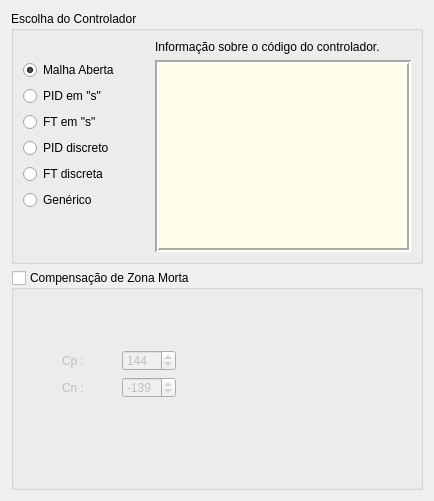
          <widget class="QWidget" name="tab_general_config">
           <property name="sizePolicy">
            <sizepolicy hsizetype="Preferred" vsizetype="Preferred">
             <horstretch>0</horstretch>
             <verstretch>0</verstretch>
            </sizepolicy>
           </property>
           <attribute name="title">
            <string>Configurações Gerais</string>
           </attribute>
           <layout class="QVBoxLayout" name="verticalLayout_16" stretch="3,2">
            <item>
             <widget class="QGroupBox" name="groupBox_controller_choice">
              <property name="title">
               <string>Escolha do Controlador</string>
              </property>
              <layout class="QHBoxLayout" name="horizontalLayout_8">
               <item>
                <layout class="QVBoxLayout" name="verticalLayout_12">
                 <property name="bottomMargin">
                  <number>0</number>
                 </property>
                 <item>
                  <spacer name="verticalSpacer_3">
                   <property name="orientation">
                    <enum>Qt::Orientation::Vertical</enum>
                   </property>
                   <property name="sizeType">
                    <enum>QSizePolicy::Policy::Fixed</enum>
                   </property>
                   <property name="sizeHint" stdset="0">
                    <size>
                     <width>20</width>
                     <height>20</height>
                    </size>
                   </property>
                  </spacer>
                 </item>
                 <item>
                  <widget class="QRadioButton" name="radioButton_open_loop">
                   <property name="text">
                    <string>Malha Aberta</string>
                   </property>
                   <property name="checked">
                    <bool>true</bool>
                   </property>
                  </widget>
                 </item>
                 <item>
                  <widget class="QRadioButton" name="radioButton_PID_s">
                   <property name="enabled">
                    <bool>true</bool>
                   </property>
                   <property name="sizePolicy">
                    <sizepolicy hsizetype="Preferred" vsizetype="Fixed">
                     <horstretch>0</horstretch>
                     <verstretch>0</verstretch>
                    </sizepolicy>
                   </property>
                   <property name="text">
                    <string>PID em &quot;s&quot;</string>
                   </property>
                   <property name="checked">
                    <bool>false</bool>
                   </property>
                  </widget>
                 </item>
                 <item>
                  <widget class="QRadioButton" name="radioButton_FT_s">
                   <property name="text">
                    <string>FT em &quot;s&quot;</string>
                   </property>
                  </widget>
                 </item>
                 <item>
                  <widget class="QRadioButton" name="radioButton_PID_discrete">
                   <property name="text">
                    <string>PID discreto</string>
                   </property>
                   <property name="checked">
                    <bool>false</bool>
                   </property>
                  </widget>
                 </item>
                 <item>
                  <widget class="QRadioButton" name="radioButton_FT_discrete">
                   <property name="text">
                    <string>FT discreta</string>
                   </property>
                  </widget>
                 </item>
                 <item>
                  <widget class="QRadioButton" name="radioButton_generic">
                   <property name="text">
                    <string>Genérico</string>
                   </property>
                  </widget>
                 </item>
                 <item>
                  <spacer name="verticalSpacer_2">
                   <property name="orientation">
                    <enum>Qt::Orientation::Vertical</enum>
                   </property>
                   <property name="sizeHint" stdset="0">
                    <size>
                     <width>20</width>
                     <height>20</height>
                    </size>
                   </property>
                  </spacer>
                 </item>
                </layout>
               </item>
               <item>
                <spacer name="horizontalSpacer_3">
                 <property name="orientation">
                  <enum>Qt::Orientation::Horizontal</enum>
                 </property>
                 <property name="sizeType">
                  <enum>QSizePolicy::Policy::Preferred</enum>
                 </property>
                 <property name="sizeHint" stdset="0">
                  <size>
                   <width>30</width>
                   <height>20</height>
                  </size>
                 </property>
                </spacer>
               </item>
               <item>
                <layout class="QVBoxLayout" name="verticalLayout_17">
                 <property name="sizeConstraint">
                  <enum>QLayout::SizeConstraint::SetDefaultConstraint</enum>
                 </property>
                 <item>
                  <widget class="QLabel" name="label_8">
                   <property name="text">
                    <string>Informação sobre o código do controlador.</string>
                   </property>
                  </widget>
                 </item>
                 <item>
                  <widget class="QTextEdit" name="textEdit_control_info">
                   <property name="toolTip">
                    <string>Informação sobre o tipo de controlador selecionado ao lado.</string>
                   </property>
                   <property name="styleSheet">
                    <string notr="true">background-color: rgb(255, 254, 237);</string>
                   </property>
                   <property name="frameShape">
                    <enum>QFrame::Shape::Box</enum>
                   </property>
                   <property name="frameShadow">
                    <enum>QFrame::Shadow::Sunken</enum>
                   </property>
                   <property name="lineWidth">
                    <number>2</number>
                   </property>
                   <property name="readOnly">
                    <bool>true</bool>
                   </property>
                   <property name="textInteractionFlags">
                    <set>Qt::TextInteractionFlag::LinksAccessibleByMouse|Qt::TextInteractionFlag::TextSelectableByMouse</set>
                   </property>
                  </widget>
                 </item>
                </layout>
               </item>
              </layout>
             </widget>
            </item>
            <item>
             <widget class="QGroupBox" name="groupBox_deadzone_comp">
              <property name="sizePolicy">
               <sizepolicy hsizetype="Preferred" vsizetype="Preferred">
                <horstretch>0</horstretch>
                <verstretch>0</verstretch>
               </sizepolicy>
              </property>
              <property name="minimumSize">
               <size>
                <width>0</width>
                <height>220</height>
               </size>
              </property>
              <property name="title">
               <string>Compensação de Zona Morta</string>
              </property>
              <property name="checkable">
               <bool>true</bool>
              </property>
              <property name="checked">
               <bool>false</bool>
              </property>
              <widget class="QLabel" name="label_12">
               <property name="enabled">
                <bool>false</bool>
               </property>
               <property name="geometry">
                <rect>
                 <x>260</x>
                 <y>10</y>
                 <width>161</width>
                 <height>201</height>
                </rect>
               </property>
               <property name="text">
                <string/>
               </property>
               <property name="pixmap">
                <pixmap resource="resources.qrc">:/images/GUI_resources/comp_dead-zone.png</pixmap>
               </property>
               <property name="scaledContents">
                <bool>false</bool>
               </property>
              </widget>
              <widget class="QWidget" name="layoutWidget">
               <property name="geometry">
                <rect>
                 <x>51</x>
                 <y>80</y>
                 <width>114</width>
                 <height>48</height>
                </rect>
               </property>
               <layout class="QGridLayout" name="gridLayout_2" rowstretch="0,0" columnstretch="0,0">
                <item row="0" column="0">
                 <widget class="QLabel" name="label_19">
                  <property name="enabled">
                   <bool>false</bool>
                  </property>
                  <property name="text">
                   <string>Cp :</string>
                  </property>
                 </widget>
                </item>
                <item row="0" column="1">
                 <widget class="QSpinBox" name="spinBox_Cp">
                  <property name="enabled">
                   <bool>false</bool>
                  </property>
                  <property name="maximum">
                   <number>255</number>
                  </property>
                  <property name="value">
                   <number>144</number>
                  </property>
                 </widget>
                </item>
                <item row="1" column="0">
                 <widget class="QLabel" name="label_20">
                  <property name="enabled">
                   <bool>false</bool>
                  </property>
                  <property name="text">
                   <string>Cn :</string>
                  </property>
                 </widget>
                </item>
                <item row="1" column="1">
                 <widget class="QSpinBox" name="spinBox_Cn">
                  <property name="enabled">
                   <bool>false</bool>
                  </property>
                  <property name="minimum">
                   <number>-255</number>
                  </property>
                  <property name="maximum">
                   <number>0</number>
                  </property>
                  <property name="value">
                   <number>-139</number>
                  </property>
                 </widget>
                </item>
               </layout>
              </widget>
              <widget class="QLabel" name="label_26">
               <property name="geometry">
                <rect>
                 <x>450</x>
                 <y>30</y>
                 <width>191</width>
                 <height>151</height>
                </rect>
               </property>
               <property name="text">
                <string>O valor de Cp será adicionado ao comando PWM, sempre que se computar uma ação de controle 'u' positiva.

 O valor de Cn será sempre adicionado ao comando PWM, sempre que a ação de controle 'u' for negativa.</string>
               </property>
               <property name="textFormat">
                <enum>Qt::TextFormat::AutoText</enum>
               </property>
               <property name="wordWrap">
                <bool>true</bool>
               </property>
              </widget>
             </widget>
            </item>
           </layout>
          </widget>
